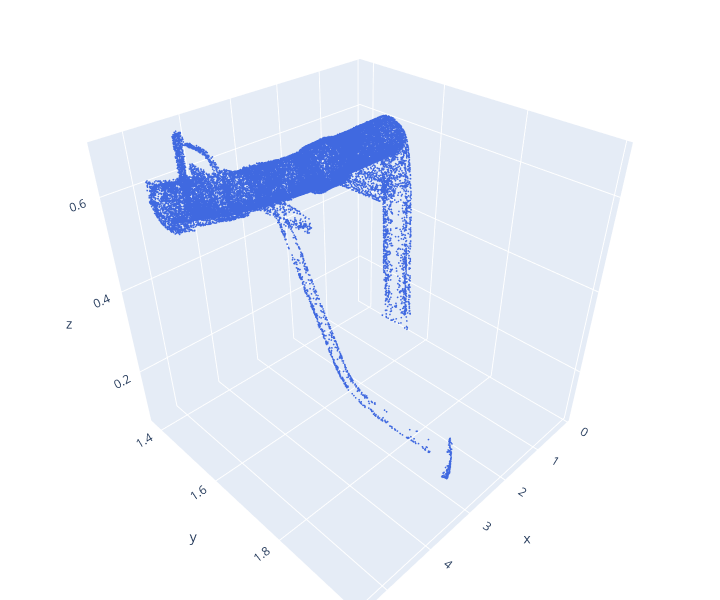

The notebook cell this image was saved under:
### Markdown cell above
## 5. 노이즈 제거 결과

`denoise_voxel_ccl(pcd, voxel_size, min_points, keep='largest')` — 가장 큰 컴포넌트(주 객체)만 남겨 주변 노이즈를 제거합니다.

### Code cell
print(f"정제 전 {len(pcd.points):,} → 정제 후 {len(pcd_clean.points):,} 점")

show3d([make_pcd(downsample_for_view(pcd_clean, 30000), 'blue')])
print('5. CCL 노이즈 제거 완료 (가장 큰 컴포넌트만)')

### Figure 1 — Plotly figure (JSON) as saved in the notebook; plotly's stock layout.template omitted (floating-point values rounded to 4 significant figures; data arrays with more than 128 entries replaced by an {"elided": "..."} marker saying what was removed)
{"data": [{"marker": {"color": {"elided": "30000x3 float values"}, "size": 1}, "mode": "markers", "type": "scatter3d", "x": {"elided": "30000 float values"}, "y": {"elided": "30000 float values"}, "z": {"elided": "30000 float values"}}], "layout": {"height": 600, "margin": {"b": 0, "l": 0, "r": 0, "t": 0}, "scene": {"camera": {"center": {"x": 0, "y": 0, "z": 0}, "up": {"x": 0, "y": 0, "z": 1}}}, "showlegend": false, "width": 720}}
